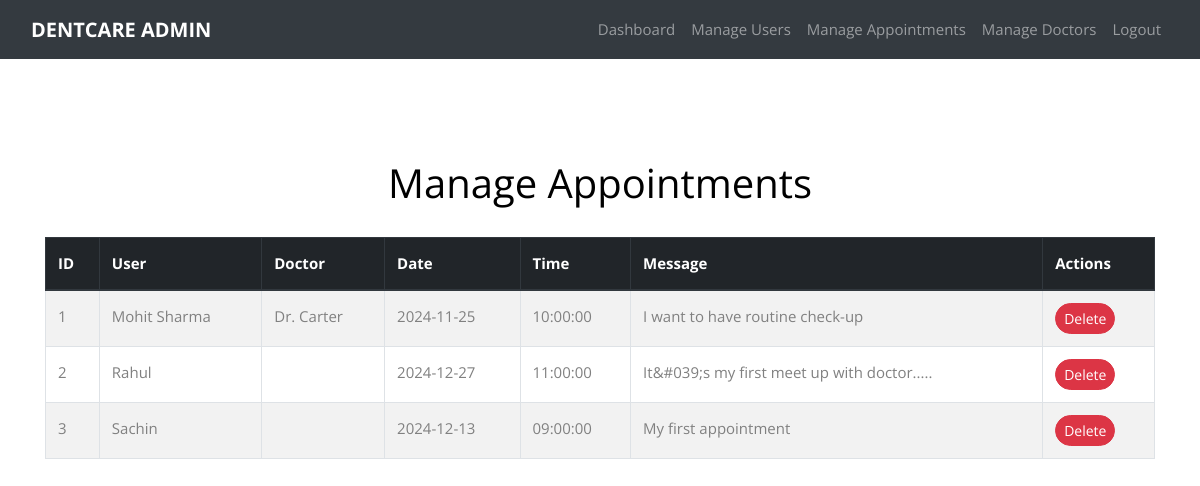
The app's page /manage_appointments.php (signed in) with its own data.
### tables this page shows
CREATE TABLE `appointments` (
  `id` int(11) NOT NULL,
  `full_name` varchar(255) NOT NULL,
  `email` varchar(255) NOT NULL,
  `phone` varchar(15) NOT NULL,
  `doctor` varchar(255),
  `appointment_date` date NOT NULL,
  `appointment_time` time NOT NULL,
  `message` text NOT NULL,
  `created_at` timestamp NOT NULL DEFAULT current_timestamp(),
  `doctor_id` int(11) NOT NULL
);

### manage_appointments.php (the view, shortened to what this page needs)
<?php
require('Assets/connection.php');
require('Assets\head.php') ;
$query = "SELECT * FROM appointments";
$result = $conn->query($query);
include('admin_navbar.php'); ?>
<section class="ftco-section">
<div class="container mt-5">
        <h1 class="text-center mb-4">Manage Appointments</h1>
        <div class="table-responsive">
            <table class="table table-striped table-bordered table-hover">
                <thead class="thead-dark">
                    <tr>
                        <th>ID</th>
                        <th>User</th>
                        <th>Doctor</th>
                        <th>Date</th>
                        <th>Time</th>
                        <th>Message</th>
                        <th>Actions</th>
                    </tr>
                </thead>
                <tbody>
                    <?php while ($row = $result->fetch_assoc()): ?>
                        <tr>
                            <td><?php echo $row['id']; ?></td>
                            <td><?php echo htmlspecialchars($row['full_name']); ?></td>
                            <td><?php echo htmlspecialchars($row['doctor']); ?></td>
                            <td><?php echo htmlspecialchars($row['appointment_date']); ?></td>
                            <td><?php echo htmlspecialchars($row['appointment_time']); ?></td>
                            <td><?php echo htmlspecialchars($row['message']); ?></td>
                            <td>
                                <a href="manage_appointments.php?delete=<?php echo $row['id']; ?>" class="btn btn-danger btn-sm" onclick="return confirm('Are you sure you want to delete this appointment?')">
                                    Delete
                                </a>
                            </td>
                        </tr>
                    <?php endwhile; ?>
                </tbody>
            </table>
        </div>
    </div>
                </section>
                <?php require('Assets\footer.php') ; ?>

### records on screen
appointments: id "1", full_name "Mohit Sharma", doctor "Dr. Carter", appointment_date "2024-11-25", appointment_time "10:00:00", message "I want to have routine check-up"
appointments: id "2", full_name "Rahul", appointment_date "2024-12-27", appointment_time "11:00:00", message "It&#039;s my first meet up with doctor....."
appointments: id "3", full_name "Sachin", appointment_date "2024-12-13", appointment_time "09:00:00", message "My first appointment"
